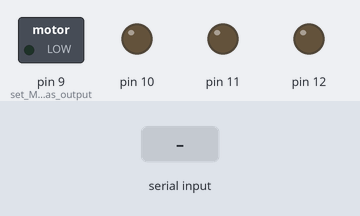
The sketch below on a simulated Arduino Uno, built with avr-gcc and run on an emulated ATmega328P. On the bench: switched loads named in the sketch (green lamp = pin HIGH), output pins drawn as LEDs (lit = HIGH). The test bench sets the inputs (shaded band).

Above: at 1.2 s.
1.3 s: "F" received over Serial
At 2.5 s:
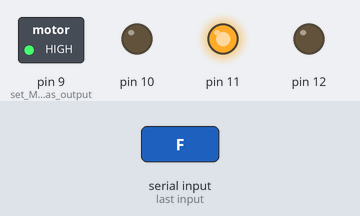
2.8 s: "B" received over Serial
At 3.7 s:
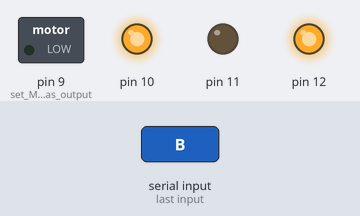
4.3 s: "R" received over Serial
At 4.9 s:
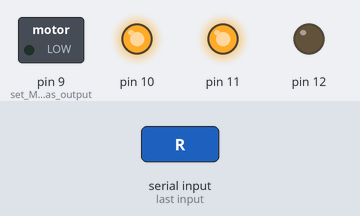
5.8 s: "L" received over Serial
At 7.0 s:
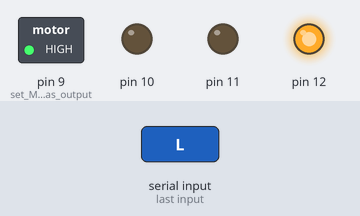
7.3 s: "S" received over Serial
At 8.3 s:
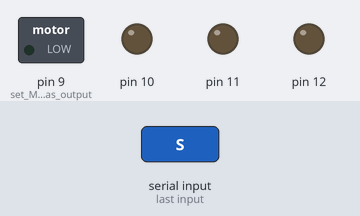
Timing chart, 0 to 9.8 s (numbered marks = the images above; inputs shaded):
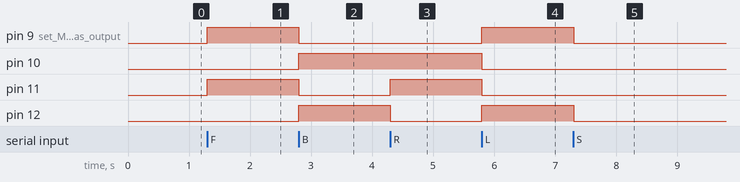

Measured:
- after the input at 1.3 s, pin 9 (set_Motor_pins_as_output), pin 11: LOW → HIGH at once
- after the input at 2.8 s, pin 9 (set_Motor_pins_as_output), pin 11: HIGH → LOW at once; pin 10, pin 12: LOW → HIGH at once
- after the input at 4.3 s, pin 11: LOW → HIGH at once; pin 12: HIGH → LOW at once
- after the input at 5.8 s, pin 9 (set_Motor_pins_as_output), pin 12: LOW → HIGH at once; pin 10, pin 11: HIGH → LOW at once
- after the input at 7.3 s, pin 9 (set_Motor_pins_as_output), pin 12: HIGH → LOW at once

The sketch:

HC05_CAR.ino
```cpp
char str;
void setup() {
Serial.begin(9600);
  pinMode(9, OUTPUT);      // set Motor pins as output
  pinMode(10, OUTPUT);
  pinMode(11, OUTPUT);
  pinMode(12, OUTPUT);

    // put your setup code here, to run once:

}

void loop() {
 while(Serial.available())
 {
  str = Serial.read();
  if(str == 'F')
  {
    digitalWrite(12, LOW);      //movebackword
    digitalWrite(11, HIGH);
    digitalWrite(10, LOW);
    digitalWrite(9, HIGH); // put your main code here, to run repeatedly:
  }
  else if (str == 'B')
  {
     digitalWrite(12, HIGH);      //movebackword
    digitalWrite(11, LOW);
    digitalWrite(10, HIGH);
    digitalWrite(9, LOW);
  }
  else if (str == 'R')
  {
     digitalWrite(12, LOW);      //movebackword
    digitalWrite(11, HIGH);
    digitalWrite(10, HIGH);
    digitalWrite(9, LOW);
  }
  else if (str == 'L')
  {
     digitalWrite(12, HIGH);      //movebackword
    digitalWrite(11, LOW);
    digitalWrite(10, LOW);
    digitalWrite(9, HIGH);
  }
  else if (str == 'S')
  {
     digitalWrite(12, LOW);      //movebackword
    digitalWrite(11, LOW);
    digitalWrite(10, LOW);
    digitalWrite(9, LOW);
  }
 }

}
```
